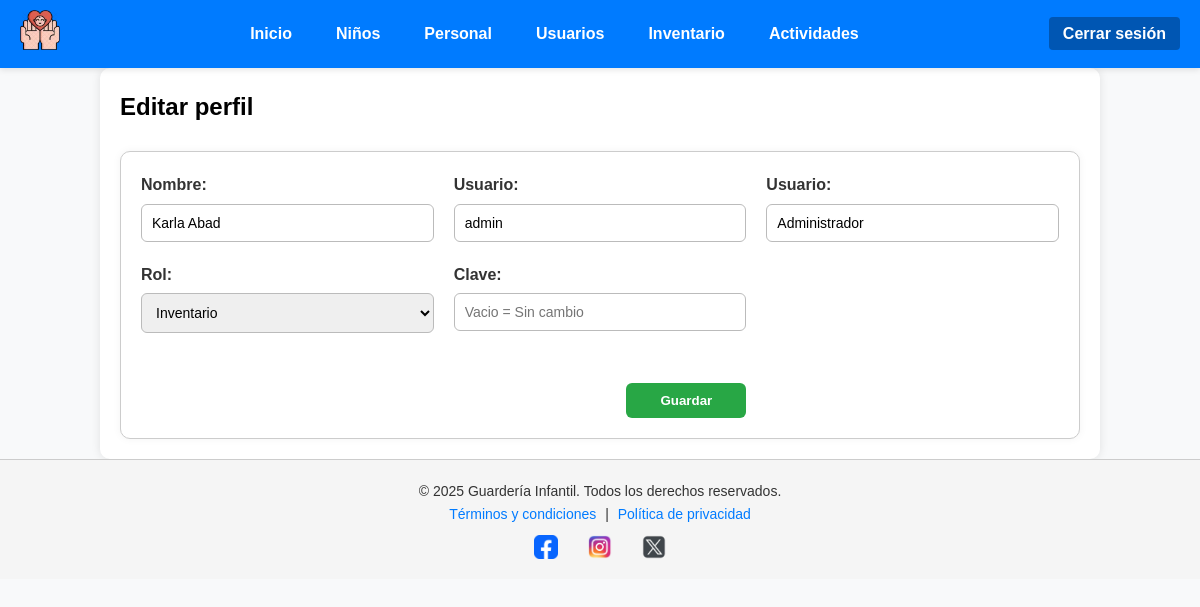
/MVC/index.php?c=Usuario&a=editar&id=2 (signed in), run on the app's committed database.
### tables this page shows
CREATE TABLE `usuarios` (
  `id` int(11) NOT NULL,
  `nombre` varchar(100) NOT NULL,
  `usuario` varchar(50) NOT NULL,
  `clave` varchar(255) NOT NULL,
  `rol` enum('Administrador','Docente','Inventario') NOT NULL,
  `fecha_creacion` timestamp NOT NULL DEFAULT current_timestamp()
);

### MVC/controller/UsuarioController.php (called while the page is built, shortened)
<?php
require_once "model/dao/UsuarioDAO.php";
class UsuarioController {
    public function editar() {
        $id = $_GET['id'] ?? null;
        $usuario = UsuarioDAO::buscarPorId($id);
        require_once "view/usuario/usuario.edit.php";
    }
}
?>

### MVC/index.php (called while the page is built, shortened)
<?php
$a = isset($_GET['a']) ? $_GET['a'] : 'index';
$controller = new $controllerClass();
$controller->$a();

### MVC/model/dao/UsuarioDAO.php (called while the page is built, shortened)
<?php
class UsuarioDAO {
    public static function buscarPorId($id) {
        $conexion = Conexion::conectar();
        $stmt = $conexion->prepare("SELECT * FROM usuarios WHERE id = ?");
        $stmt->execute([$id]);
        return $stmt->fetch(PDO::FETCH_ASSOC);
    }
}

### MVC/view/usuario/usuario.edit.php (the view, shortened to what this page needs)
<?php require_once "view/templates/navbar.php"; ?>
<main class="container">
    <h2>Editar perfil</h2>
    <form action="index.php?c=Usuario&a=actualizar" method="POST" class="form-grid">
        <div class="form-group">
            <label for="nombre">Nombre:</label>
            <input type="text" name="nombre" id="nombre" value="<?= $usuario['nombre'] ?>" required>
        </div>
        <div class="form-group">
            <label for="usuario">Usuario:</label>
            <input type="text" name="usuario" id="usuario" value="<?= $usuario['usuario'] ?>" required>
        </div>
        <div class="form-group">
            <label for="rol">Usuario:</label>
            <input type="text" name="rol" id="rol" value="<?= $usuario['rol'] ?>" required>
        </div>
        <div class="form-group">
            <label for="rol">Rol:</label>
            <select name="rol" id="rol" required>
                <option value="Inventario" selected="<?= $usuario['rol'] == "Inventario" ?>">Inventario</option>
            </select>
        </div>
        <div class="form-group">
            <label for="clave">Clave:</label>
            <input type="password" name="clave" id="clave" placeholder="Vacio = Sin cambio">
        </div>
        <div class="form-acciones">
            <button type="submit" class="btn-agregar">Guardar</button>
        </div>
    </form>
</main>
<?php require_once "view/templates/footer.php"; ?>

### MVC/assets/css/home.css (style rules this page uses)
html { scroll-behavior: smooth; }
* { margin: 0; padding: 0; box-sizing: border-box; }
body { width: 100%; min-height: 100vh; overflow-x: hidden; background-color: #f8f9fa; font-family: Arial, sans-serif; line-height: 1.6; }
.container { width: 100%; margin: auto; padding: 20px; max-width: 1000px; background: white; border-radius: 10px; box-shadow: 0 0 10px rgba(0,0,0,0.1); }
.btn-agregar { display: inline-block; margin-top: 10px; padding: 10px 15px; background-color: #28a745; color: white; text-decoration: none; border-radius: 4px; font-weight: bold; }
.form-grid { display: grid; grid-template-columns: repeat(auto-fit, minmax(280px, 1fr)); gap: 20px; margin-top: 25px; padding: 20px; background-color: #fff; border: 1px solid #ccc; border-radius: 10px; box-shadow: 0 0 8px rgba(0, 0, 0, 0.05); }
.form-group { display: flex; flex-direction: column; }
.form-group label { font-weight: bold; margin-bottom: 6px; color: #333; }
.form-group input, .form-group select { padding: 10px; border-radius: 6px; border: 1px solid #bbb; font-size: 14px; transition: border-color 0.3s ease; }
.form-acciones { grid-column: span 2; display: flex; justify-content: flex-end; gap: 15px; margin-top: 20px; }
.btn-agregar { padding: 10px 20px; background-color: #28a745; color: white; font-weight: bold; border: none; border-radius: 6px; cursor: pointer; }
.btn-agregar, .btn-cancelar { padding: 10px 20px; border: none; font-weight: bold; text-align: center; text-decoration: none; border-radius: 6px; min-width: 120px; }
.btn-agregar { background-color: #28a745; color: white; }

### data on the page
usuarios: nombre "Karla Abad", usuario "admin", rol "Administrador"
